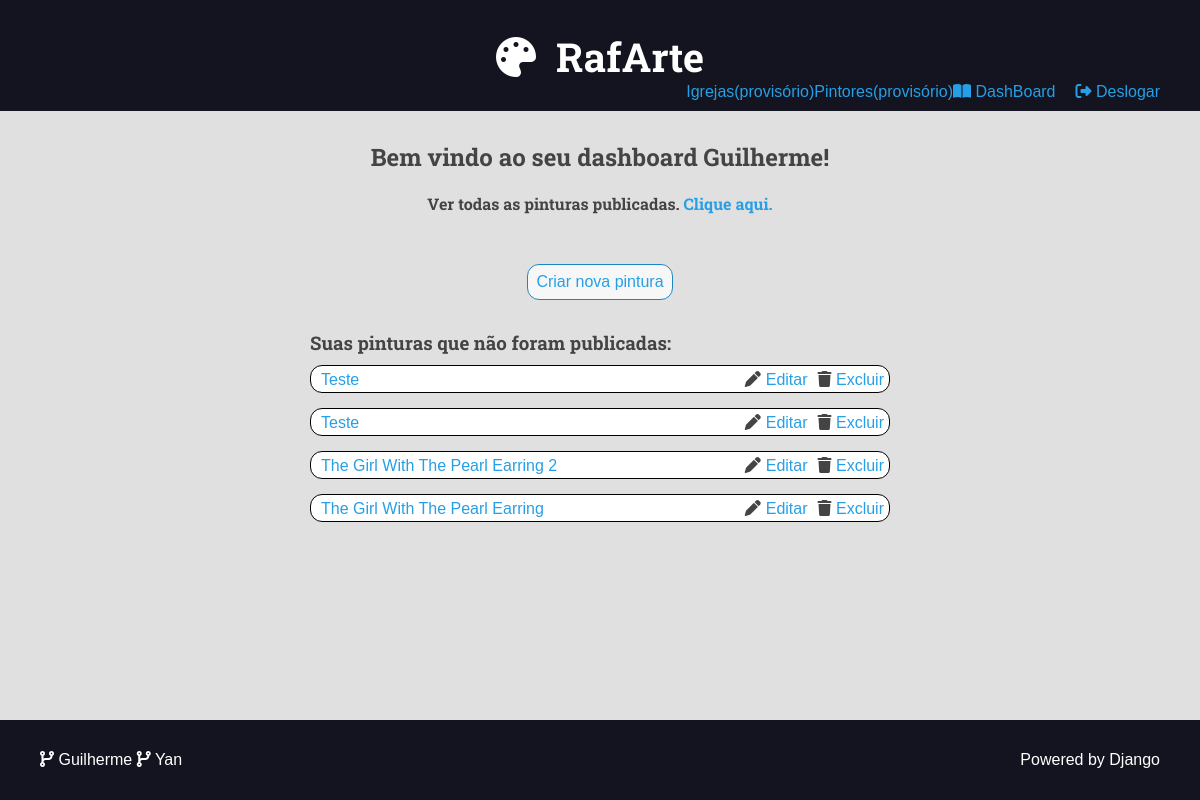
The app's page /user/dashboard/ (signed in), older data.
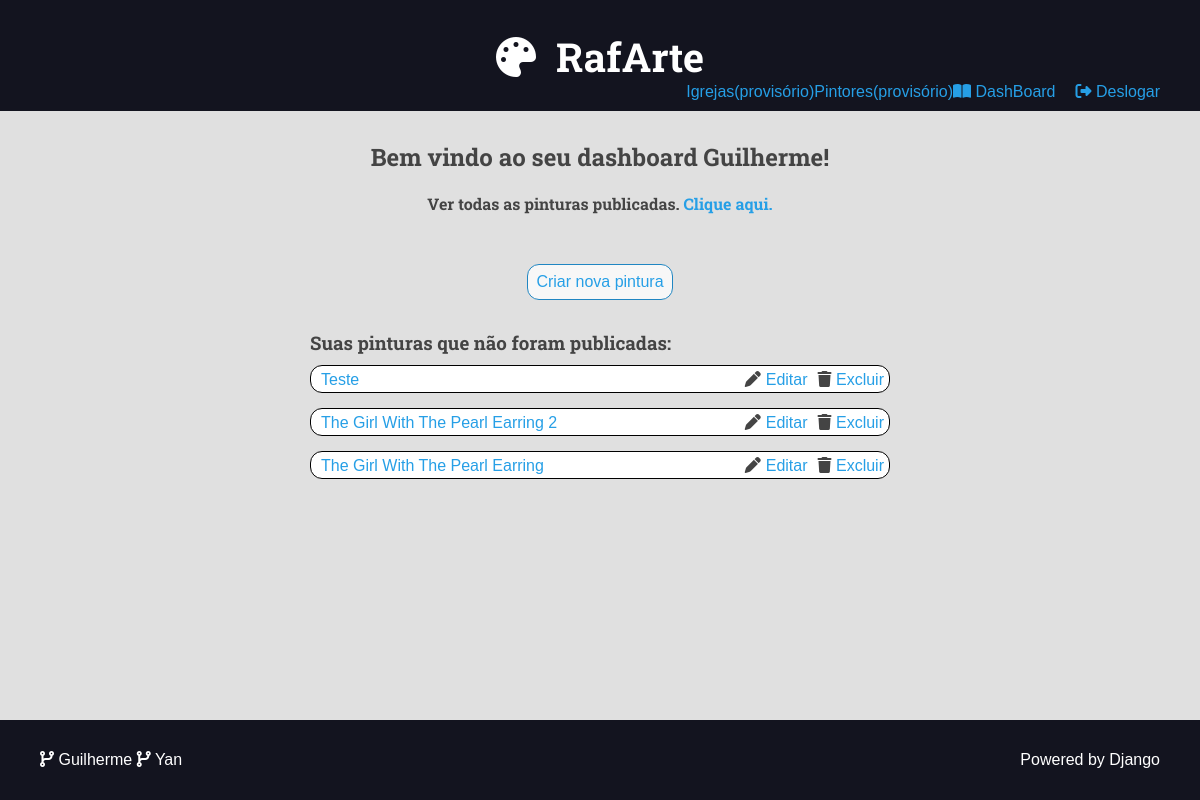
The same page, newer data.
### museum/models.py (models this page shows, shortened)
class Painting(models.Model):
    name = models.CharField(max_length=50)
    date = models.DateField(null=True, blank=True)
    description = models.TextField(blank=True)
    cover = models.ImageField(upload_to='museum/cover/%Y/%m/%d/')
    post_date = models.DateField(auto_now=True)
    summary = models.CharField(max_length=250)
    is_published = models.BooleanField(default=False)
    author = models.ManyToManyField(
        Author, blank=True,
        default=None
    )
    church = models.ForeignKey(
        Church, on_delete=models.SET_NULL, null=True, blank=True,
        default=None
    )
    engraving = models.ManyToManyField(
        Engraving, blank=True,
        default=None
    )
    post_author = models.ForeignKey(
        User, on_delete=models.SET_NULL, null=True
    )

### user/views.py (the view)
# urls.py: path('dashboard/', views.dashboard, name='dashboard'),
@require_GET
@login_required(login_url='user:login')
def dashboard(request:HttpRequest) -> HttpResponse:
    user = request.user
    paintings = Painting.objects.filter(
        is_published=False, post_author=user
    ).order_by('-id')
    return render(request, 'user/pages/dashboard.html', {
        'paintings': paintings,
        'search': False,
    })

### user/templates/user/pages/dashboard.html (shortened to what this page needs)
{% extends 'templates/pages/global.html' %}
{% block content %}
    <div class="main-content center container">
        <h2>Bem vindo ao seu dashboard {% if user.first_name %}{{ user.first_name }}{% else %}{{user.username}}{% endif %}!</h2>
        <div class='login-message'>
            <h4>Ver todas as pinturas publicadas. <a href="{% url 'painting:home' %}">Clique aqui.</a></h4>
        </div>
        <div class="authors-dashboard-container">
            <div class='login-message' id="dashboard-button-container">
                <a id="dashboard-button" href="{% url 'user:painting_create' %}">
                    <span> Criar nova pintura </span>
                </a>
            </div>
            <h3>Suas pinturas que não foram publicadas:</h3>
            <ul>
                {% for painting in paintings %}
                    <div class="painting-list-not-published">
                        <li>
                            <div class="painting-modification">
                                <a href="{% url 'painting:detail_not_published' painting.id %}">{{painting.name}}</a>
                                <div class="painting-edit">
                                    <i class="fas fa-pen"></i>
                                    <a href="{% url 'user:painting_edit' painting.id %}">Editar</a>
                                    <form action="{% url 'user:painting_delete' painting.id %}" method="POST">
                                        <i class="fas fa-trash"></i>
                                        <button class="plaintext-button" type="submit">Excluir</button>
                                    </form>
                                </div>
                            </div>
                        </li>
                    </div>
                {%empty%}
                    <h3>Nenhuma pintura cadastrada. Crie o seu post.</h3>
                {% endfor %}
            </ul>
        </div>
    </div>
{% endblock content %}

Row changes from the older to the newer data that the page shows:
removed Painting: name "Teste"
